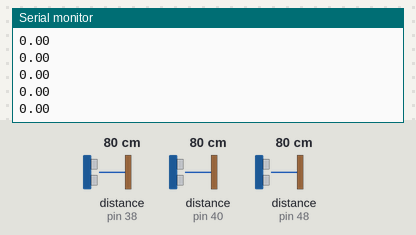
Simulated run of this sketch. Board: Arduino Mega 2560, built with avr-gcc and run on an emulated ATmega2560. On the bench: the last lines printed to the serial monitor. The test bench sets the inputs (shaded band); at power-on: distance to the obstacle (sensors on pin 38, pin 40, pin 48) 80 cm.

Above: at 1.8 s.
1.9 s: distance to the obstacle (sensor on pin 38) set to 2 cm
At 2.6 s:
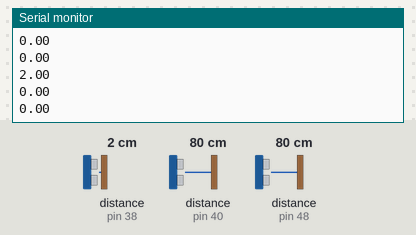
3.4 s: distance to the obstacle (sensor on pin 40) set to 4 cm
At 4.7 s:
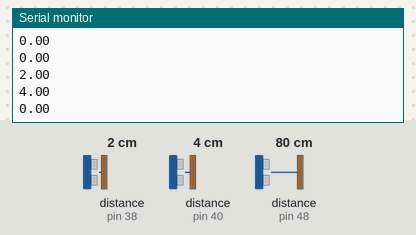
4.9 s: distance to the obstacle (sensor on pin 48) set to 9 cm
At 5.6 s:
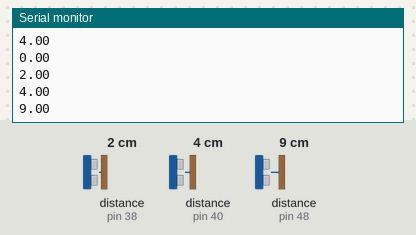
6.4 s: distance to the obstacle (sensor on pin 38) set to 18 cm
At 7.5 s:
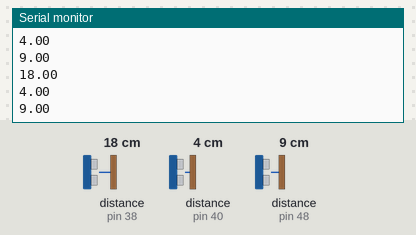
7.9 s: distance to the obstacle (sensor on pin 40) set to 35 cm
At 8.5 s:
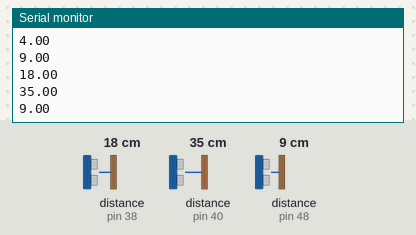
Timing chart, 0 to 10.4 s (numbered marks = the images above; inputs shaded):
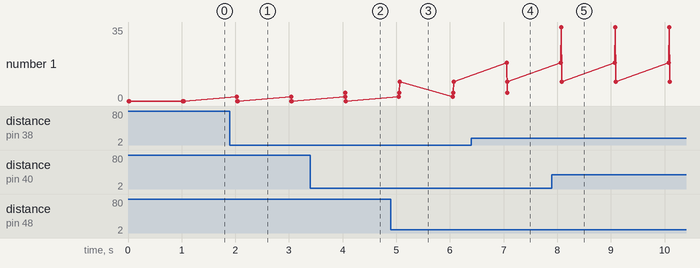

The sketch:

sensor.ino
```cpp
#include <NewPing.h>

NewPing sonar_AV(36, 38, 50);
NewPing sonar_GA(36, 40, 50);
NewPing sonar_DR(36, 48, 50);

float Sensor[3];
void setup() {
  // put your setup code here, to run once:
Serial.begin(9600);
}

void loop() {
  // put your main code here, to run repeatedly:
  Sensor[0] = sonar_AV.ping_cm();
  Sensor[1] = sonar_GA.ping_cm();
  Sensor[2] = sonar_DR.ping_cm();
  Serial.println(Sensor[0]);
  Serial.println(Sensor[1]);
  Serial.println(Sensor[2]);
  delay(1000);

}
```

Measured:
- after the input at 1.9 s, the serial monitor: prints a new line after 0.13 s (image 1)
- after the input at 3.4 s, the serial monitor: prints a new line after 0.65 s (image 2)
- after the input at 4.9 s, the serial monitor: prints a new line after 0.16 s (image 3)
- after the input at 6.4 s, the serial monitor: prints a new line after 0.66 s (image 4)
- after the input at 7.9 s, the serial monitor: prints a new line after 0.17 s (image 5)
- plotted number 1: 0 → 9 after the input at 4.9 s
